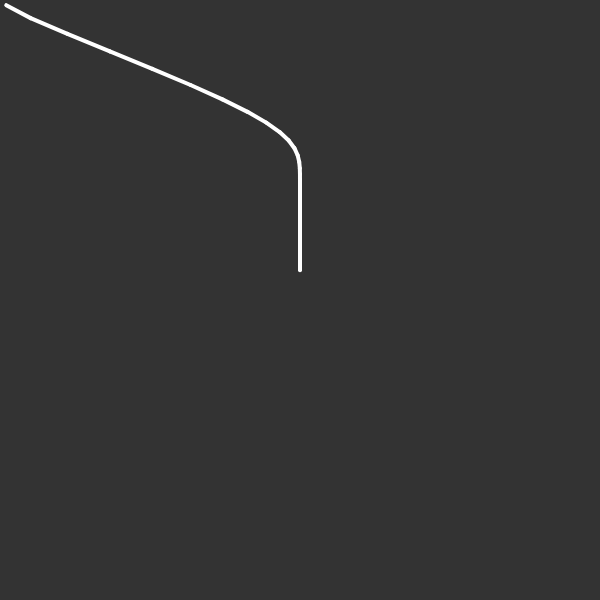
Frame 1 (no input)
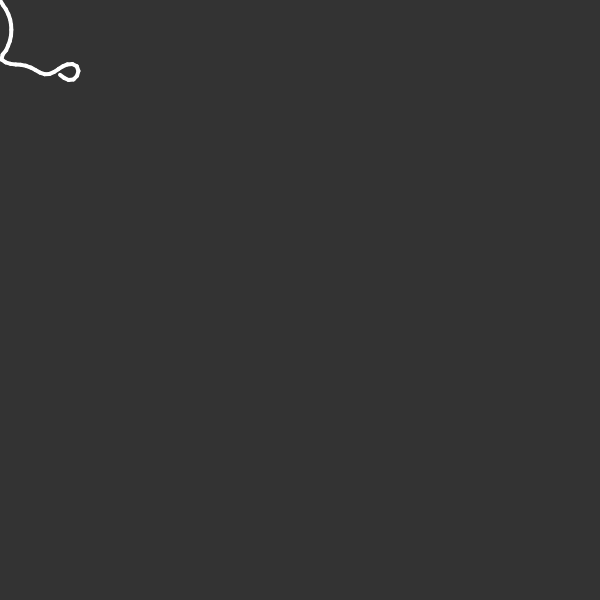
Frame 60 (no input)
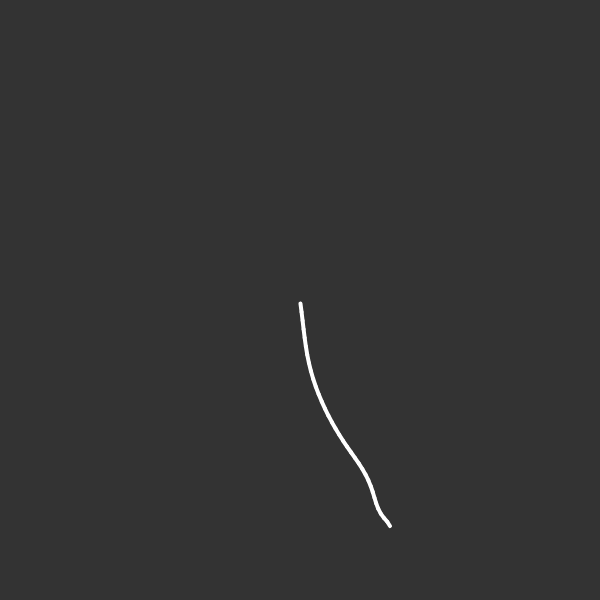
Frame 120 (the mouse pressed at the canvas centre since frame 60)

The p5.js sketch that drew these frames (run headless with seeded random() and noise() and a simulated clock; from frame 60 on, the mouse is pressed at the canvas centre):

// p5.js sketch
// ── sketch.js
const SCREENHEIGHT = 600;
const SCREENWIDTH = 600;
var X_CENTER = SCREENWIDTH / 2;
var Y_CENTER = SCREENHEIGHT / 2;
const ROPELETERADIUS = 2;
const NUM_OF_ROPELETS = 35;
const ROPELETLENGTH = 5;
const BOUNCEREDUCTION = 0.9;
const FRICTION = 0.995;
const GRAVITY = 0.01;

let g = GRAVITY;

var points = [];
var constraints = [];

function keyPressed() {
  if (key == 'g' || key == 'G') {
    if (g != 0) {
      g = 0;
    } else {
      g = GRAVITY;
    };
  }
}


function setup() {
  createCanvas(SCREENWIDTH, SCREENHEIGHT);

  for (var i = 0; i < NUM_OF_ROPELETS; i++) {
    points.push(new Point(X_CENTER, 100 + i * ROPELETLENGTH));
  }



  for (var i = 0; i < NUM_OF_ROPELETS - 1; i++) {
    constraints.push({
      p0: points[i],
      p1: points[i + 1],
      length: ROPELETLENGTH
    });
  }


  background(51);
}

function updatePoints() {
  for (var i = 0; i < points.length; i++) {
    var p = points[i];
    var vx = (p.x - p.oldx) * FRICTION;
    var vy = (p.y - p.oldy) * FRICTION;

    p.oldx = p.x;
    p.oldy = p.y;
    p.x += vx;
    p.y += vy;
    p.y += g;


    if (p.x > SCREENWIDTH) {
      p.x = SCREENWIDTH
      p.oldx = p.x + vx * BOUNCEREDUCTION;
    } else if (p.x < 0) {
      p.x = 0;
      p.oldx = p.x + vx * BOUNCEREDUCTION;
    }
    if (p.y > SCREENHEIGHT) {
      p.y = SCREENHEIGHT;
      p.oldy = p.y + vy * BOUNCEREDUCTION;
    } else if (p.y < 0) {
      p.y = 0;
      p.oldy = p.y + vy * BOUNCEREDUCTION;
    }


    if (p.isPinned) {
      p.x = p.pinX;
      p.y = p.pinY;
    }

    //print(p.pinX, "  ", p.pinY);
  }
}

function updateConstraint() {
  for (var i = 0; i < constraints.length; i++) {
    var c = constraints[i],
      dx = c.p1.x - c.p0.x,
      dy = c.p1.y - c.p0.y,
      dist = Math.sqrt(dx * dx + dy * dy),
      difference = c.length - dist,
      percent = (difference / dist) / 2,

      offsetx = dx * percent,
      offsety = dy * percent;

    c.p0.x -= offsetx;
    c.p0.y -= offsety;
    c.p1.x += offsetx;
    c.p1.y += offsety;
  }
}

function renderConstraints() {
  stroke(255);
  for (var i = 0; i < constraints.length; i++) {
    var c = constraints[i];
    strokeWeight(2 * ROPELETERADIUS);
    line(c.p0.x, c.p0.y, c.p1.x, c.p1.y);
  }
}


function renderPoints() {
  strokeWeight(1);
  for (var i = 0; i < points.length; i++) {
    var p = points[i];
    fill(255);
    ellipse(p.x, p.y, ROPELETERADIUS);
  }
}

function draw() {
  background(51);

  for (var i = 0; i < 5; i++) {
    points[0].pin_to(mouseX, mouseY);
    updatePoints();
    updateConstraint();
  }
  renderConstraints();
  renderPoints();
}
// ── point.js
class Point {
  constructor(x, y) {
    this.x = x;
    this.y = y;
    this.oldx = x;
    this.oldy = y;

    this.isPinned = false;
    this.pinX = 0;
    this.pinY = 0;
  }

  pin_to(x, y) {
    this.isPinned = true;
    this.pinX = x;
    this.pinY = y;
  }
}

// class Constraint {
//   constructor(p0, p1, len) {
//     this.point0 = new Point(p0);
//     this.point1 = new Point(p1);
//     this.length = len;
//   }
// }

function distance(p1, p2) {
  var dx = p1.x - p2.x,
    dy = p1.y - p2.y;

  return Math.sqrt(dx * dx + dy * dy);
}
